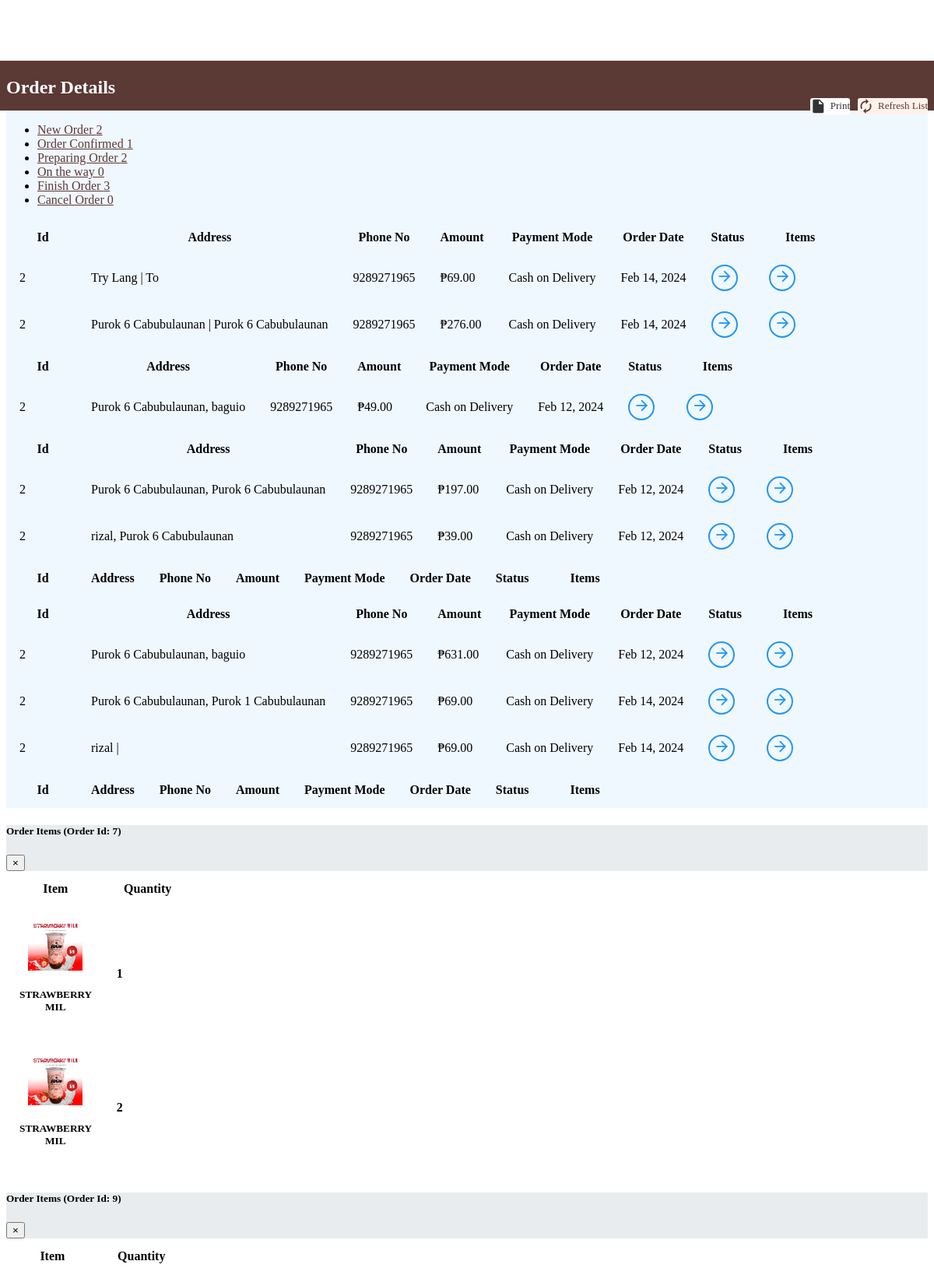
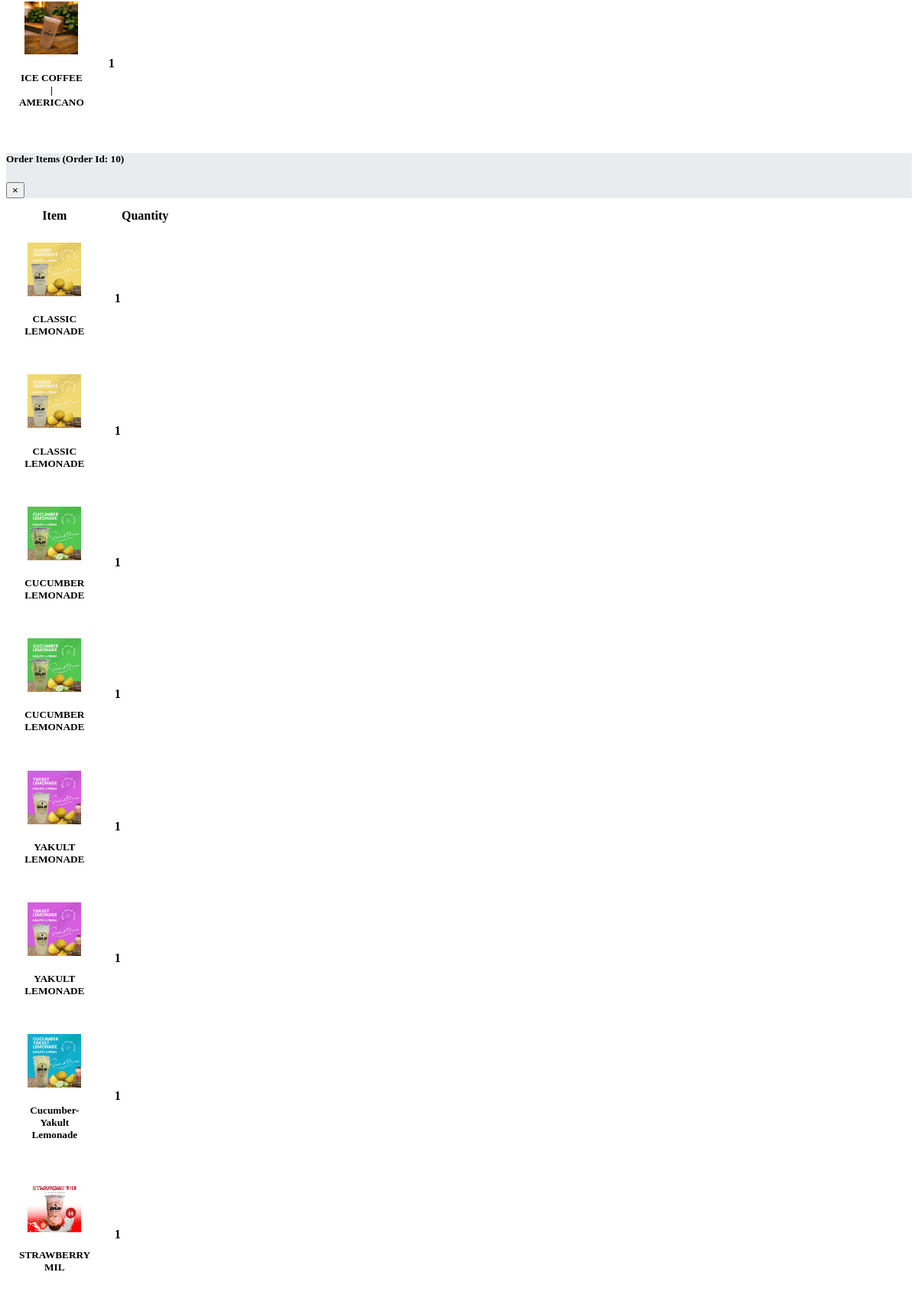
Page /admin/orderManage.php (upper part) on the committed database (2 pictures, top to bottom).
### tables this page shows
CREATE TABLE `orders` (
  `orderId` int(21) NOT NULL,
  `userId` int(21) NOT NULL,
  `address` varchar(255) NOT NULL,
  `zipCode` int(21) NOT NULL,
  `phoneNo` bigint(21) NOT NULL,
  `amount` int(200) NOT NULL,
  `paymentMode` enum('0','1') NOT NULL DEFAULT '0' COMMENT '0=cash on delivery, \r\n1=online ',
  `orderStatus` enum('0','1','2','3','4','5','6') NOT NULL DEFAULT '0' COMMENT '0=Order Placed.\r\n1=Order Confirmed.\r\n2=Preparing your Order.\r\n3=Your order is on the way!\r\n4=Order Delivered.\r\n5=Order Denied.\r\n6=Order Cancelled.',
  `orderDate` datetime NOT NULL DEFAULT current_timestamp()
);

CREATE TABLE `orderitems` (
  `id` int(21) NOT NULL,
  `orderId` int(21) NOT NULL,
  `menuId` int(21) NOT NULL,
  `itemQuantity` int(100) NOT NULL,
  `size` varchar(20) NOT NULL,
  `addon` varchar(50) DEFAULT NULL
);

CREATE TABLE `menu` (
  `menuId` int(12) NOT NULL,
  `menuName` varchar(255) NOT NULL,
  `menuPrice` int(12) NOT NULL,
  `menuDesc` text NOT NULL,
  `menuCategorieId` int(12) NOT NULL,
  `menuPubDate` datetime NOT NULL DEFAULT current_timestamp()
);

### admin/partials/_orderItemModal.php (the view, shortened to what this page needs)
<?php
    $itemModalSql = "SELECT * FROM `orders`";
    $itemModalResult = mysqli_query($conn, $itemModalSql);
    while($itemModalRow = mysqli_fetch_assoc($itemModalResult)){
        $orderid = $itemModalRow['orderId'];
?>
<div class="modal fade" id="orderItem<?php echo $orderid; ?>" tabindex="-1" role="dialog" aria-labelledby="orderItem<?php echo $orderid; ?>" aria-hidden="true" style="width: -webkit-fill-available;">
    <div class="modal-dialog modal-dialog-centered modal-lg" role="document">
        <div class="modal-content">
            <div class="modal-header" style="background-color: #e9ecef;">
                <h5 class="modal-title" id="orderItem<?php echo $orderid; ?>">Order Items (<b>Order Id: <?php echo $orderid; ?></b>)</h5>
                <button type="button" class="close" data-dismiss="modal" aria-label="Close">
                    <span aria-hidden="true">&times;</span>
                </button>
            </div>
            <div class="modal-body">
                <div class="container">
                    <div class="row">
                        <div class="table-responsive">
                            <table class="table text">
                            <thead>
                                <tr>
                                <th scope="col" class="border-0 bg-light">
                                    <div class="px-3">Item</div>
                                </th>
                                <th scope="col" class="border-0 bg-light">
                                    <div class="text-center">Quantity</div>
                                </th>
                                </tr>
                            </thead>
                            <tbody>
                                <?php
                                    $mysql = "SELECT * FROM `orderitems` WHERE orderId = $orderid";
                                    $myresult = mysqli_query($conn, $mysql);
                                    while($myrow = mysqli_fetch_assoc($myresult)){
                                        $menuId = $myrow['menuId'];
                                        $itemQuantity = $myrow['itemQuantity'];
                                        $itemsql = "SELECT * FROM `menu` WHERE menuId = $menuId";
                                        $itemresult = mysqli_query($conn, $itemsql);
                                        $itemrow = mysqli_fetch_assoc($itemresult);
                                        $menuName = $itemrow['menuName'];
                                        echo '<tr>
                                                <th scope="row">
                                                    <div class="p-2">
                                                    <img src="/kuysjuliocafe/img/menu-'.$menuId. '.jpg" alt="" width="70" class="img-fluid rounded shadow-sm">
                                                    <div class="ml-3 d-inline-block align-middle">
                                                        <h5 class="mb-0"> '.$menuName. '</h5><span class="text-muted font-weight-normal font-italic d-block"></span>
                                                    </div>
                                                    </div>
                                                </th>
                                                <td class="align-middle text-center"><strong>' .$itemQuantity. '</strong></td>
                                            </tr>';
                                    }
                                ?>
                            </tbody>
                            </table>
                        </div>
                    </div>
                </div>
            </div>
        </div>
    </div>
</div>
<?php
    }
?>

### admin/partials/order_display.php (shortened to what this page needs)
<div class="table-responsive mt-3">
    <table class="table table-striped table-hover text-center" id="NoOrder">
        <thead>
            <tr>
                <th>Id</th>
                <th>Address</th>
                <th>Phone No</th>
                <th>Amount</th>
                <th>Payment Mode</th>
                <th>Order Date</th>
                <th>Status</th>
                <th>Items</th>
            </tr>
        </thead>
        <tbody>
            <?php
            $result = mysqli_query($conn, $sql);
            while ($row = mysqli_fetch_assoc($result)) {
                $Id = $row['userId'];
                $orderId = $row['orderId'];
                $address = $row['address'];
                $phoneNo = $row['phoneNo'];
                $amount = $row['amount'];
                $orderDate = $row['orderDate'];
                $paymentMode = $row['paymentMode'];
                if ($paymentMode == 0) {
                    $paymentMode = "Cash on Delivery";
                } else {
                    $paymentMode = "Online";
                }
                echo '<tr>
                                <td>' . $Id . '</td>
                                <td>' . $address . '</td>
                                <td>' . $phoneNo . '</td>
                                <td>₱' . $amount . '.00</td>
                                <td>' . $paymentMode . '</td>
                                <td>' . date('M d, Y', strtotime($orderDate)) . '</td>
                                <td><a href="#" data-toggle="modal" data-target="#orderStatus' . $orderId . '" class="view"><i class="material-icons">&#xE5C8;</i></a></td>
                                <td><a href="#" data-toggle="modal" data-target="#orderItem' . $orderId . '" class="view" title="View Details"><i class="material-icons">&#xE5C8;</i></a></td>
                            </tr>';
            }
                ?>
        </tbody>
    </table>
</div>

### admin/orderManage.php (style rules this page uses)
table.table tr th, table.table tr td { border-color: #e9e9e9; padding: 12px 15px; vertical-align: middle; }
table.table tr th:first-child { width: 60px; }
table.table tr th:last-child { width: 80px; }
table.table td a { font-weight: bold; color: #566787; display: inline-block; text-decoration: none; }
table.table td a.view { width: 30px; height: 30px; color: #2196F3; border: 2px solid; border-radius: 30px; text-align: center; }
table.table td a.view i { font-size: 22px; margin: 2px 0 0 1px; }
table { counter-reset: section; }

### rows in the picture
orders: userId "2", address "Try Lang | To", phoneNo "9289271965", amount "69", paymentMode "Cash on Delivery", orderDate "Feb 14, 2024"
orders: userId "2", address "Purok 6 Cabubulaunan | Purok 6 Cabubulaunan", phoneNo "9289271965", amount "276", paymentMode "Cash on Delivery", orderDate "Feb 14, 2024"
orders: userId "2", address "Purok 6 Cabubulaunan, baguio", phoneNo "9289271965", amount "49", paymentMode "Cash on Delivery", orderDate "Feb 12, 2024"
orders: userId "2", address "Purok 6 Cabubulaunan, Purok 6 Cabubulaunan", phoneNo "9289271965", amount "197", paymentMode "Cash on Delivery", orderDate "Feb 12, 2024", orderId "7"
orders: userId "2", address "rizal, Purok 6 Cabubulaunan", phoneNo "9289271965", amount "39", paymentMode "Cash on Delivery", orderDate "Feb 12, 2024", orderId "9"
orders: userId "2", address "Purok 6 Cabubulaunan, baguio", phoneNo "9289271965", amount "631", paymentMode "Cash on Delivery", orderDate "Feb 12, 2024", orderId "10"
orders: userId "2", address "Purok 6 Cabubulaunan, Purok 1 Cabubulaunan", phoneNo "9289271965", amount "69", paymentMode "Cash on Delivery", orderDate "Feb 14, 2024"
orders: userId "2", address "rizal |", phoneNo "9289271965", amount "69", paymentMode "Cash on Delivery", orderDate "Feb 14, 2024"
orderitems: menuId.menuName "STRAWBERRY MIL", itemQuantity "1"
orderitems: menuId.menuName "STRAWBERRY MIL", itemQuantity "2"
orderitems: shows a picture, menuId.menuName "ICE COFFEE | AMERICANO", itemQuantity "1"
orderitems: menuId.menuName "CLASSIC LEMONADE", itemQuantity "1"
orderitems: menuId.menuName "CLASSIC LEMONADE", itemQuantity "1"
orderitems: menuId.menuName "CUCUMBER LEMONADE", itemQuantity "1"
orderitems: menuId.menuName "CUCUMBER LEMONADE", itemQuantity "1"
orderitems: menuId.menuName "YAKULT LEMONADE", itemQuantity "1"
orderitems: menuId.menuName "YAKULT LEMONADE", itemQuantity "1"
orderitems: shows a picture, menuId.menuName "Cucumber-Yakult Lemonade", itemQuantity "1"
orderitems: menuId.menuName "STRAWBERRY MIL", itemQuantity "1"

### other values in the picture
$orderCount "2"
$orderCount "1"
$orderCount "0"
$orderCount "3"
